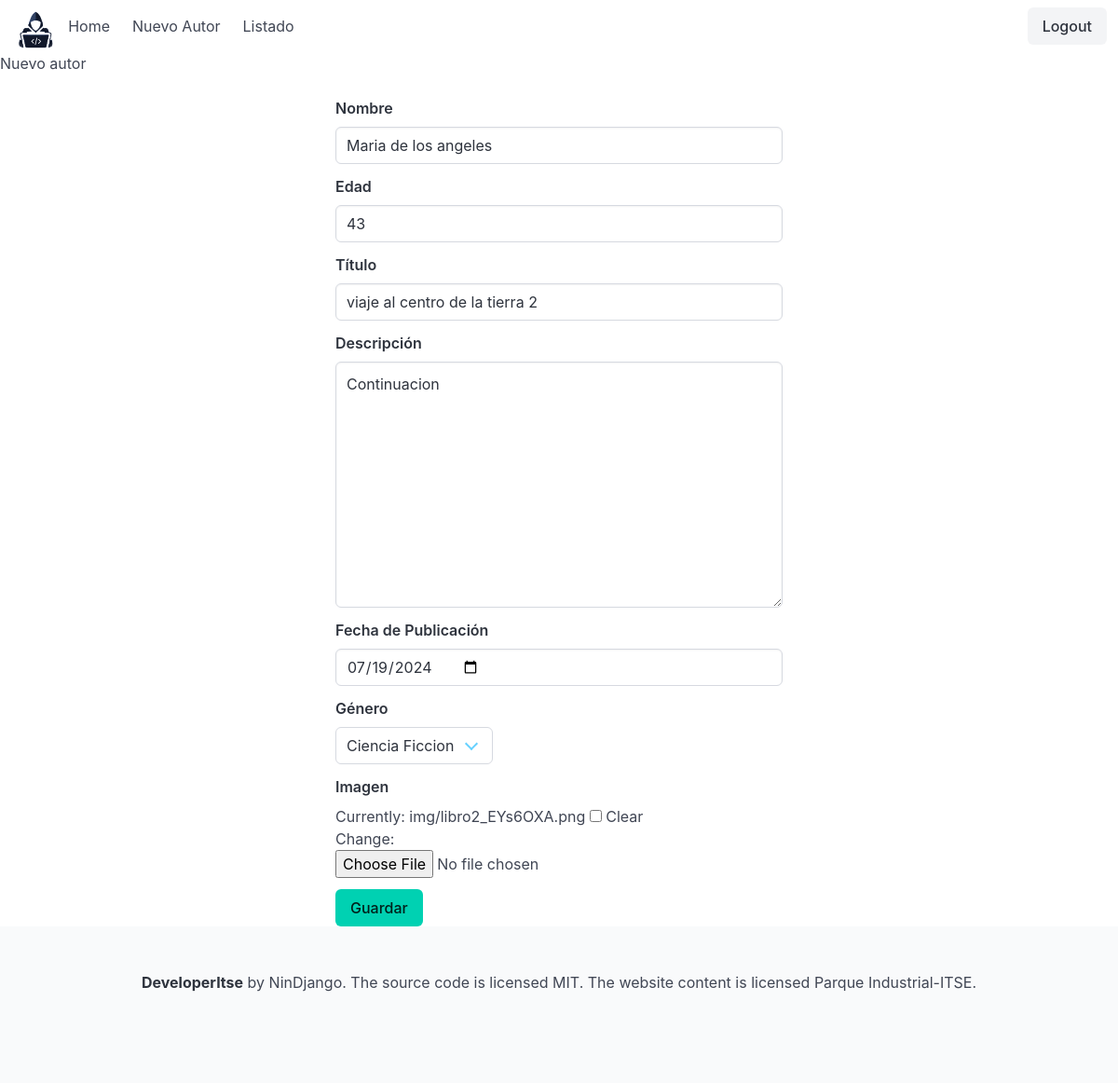
Screenshot of /editar_autor/11/16/ (signed in) with the database file from the repository.
### mi_app/models.py (models this page shows, shortened)
class Autor(models.Model):
    nombre = models.CharField(max_length=50, null=False, blank=False)
    edad = models.IntegerField()

class Libro(models.Model):
    titulo = models.CharField(max_length=50, null=False, blank=False)
    descripcion = models.TextField(null=False)
    fecha_publicacion = models.DateField()
    GENERO_CHOICES = [
        ('Terror', 'Terror'),
        ('Accion', 'Accion'),
        ('Ciencia Ficcion', 'Ciencia Ficcion'),
        ('Romance', 'Romance'),
        ('Comedia', 'Comedia')
    ]
    genero = models.CharField(choices=GENERO_CHOICES, max_length=40)
    imagen = models.ImageField(upload_to='img/', null=True, blank=True)
    autor = models.ForeignKey(Autor, on_delete=models.CASCADE, related_name='libro')

### mi_app/views.py (the view)
# urls.py: path('editar_autor/<int:autor_id>/<int:libro_id>/', login_required(views.editar_autor), name='editar_autor'),
def editar_autor(request, autor_id, libro_id):
    autor = get_object_or_404(Autor, id=autor_id)
    libro = get_object_or_404(Libro, id= libro_id)
    if request.method == 'POST':
        form_autor = AutorForm(request.POST, instance=autor)
        form_libro = LibroForm(request.POST, instance=libro)
        if form_libro.is_valid() and form_autor.is_valid():
            form_autor.save()
            form_libro.save()
            return redirect('listado')
    else:
        form_autor = AutorForm(instance=autor)
        form_libro = LibroForm(instance=libro)
    return render(request, 'editar_autor.html', {'form_autor': form_autor, 'form_libro': form_libro})

### mi_app/forms.py (shortened to what this page needs)
class AutorForm(forms.ModelForm):
    class Meta:
        model = Autor
        fields = ['nombre', 'edad']
        widgets = {
            'nombre': forms.TextInput(
                attrs={'class':'input'}
            ),
            'edad': forms.TextInput(
                attrs={'class':'input'}
            ),
        }

class LibroForm(forms.ModelForm):
    class Meta:
        model = Libro
        fields = ['titulo', 'descripcion', 'fecha_publicacion', 'genero', 'imagen']
        widgets = {
            'titulo': forms.TextInput(attrs={'class': 'input'}),
            'descripcion': forms.Textarea(attrs={'class': 'textarea'}),
            'fecha_publicacion': forms.DateInput(attrs={'class': 'input', 'type': 'date'}),
            'genero': forms.Select(attrs={'class': 'select'}),
            'imagen': forms.ClearableFileInput(attrs={'class': 'image'})
        }

### mi_app/templates/editar_autor.html (shortened to what this page needs)
{% extends 'layout/base.html'%}
{% block content %}
    {% include 'partials/navbar.html'%}
        <p>Nuevo autor</p>
        <br>
        <div style="width: 40%; margin: auto;">
            <form action="" method="post" enctype="multipart/form-data">
                <div class="field">
                    <label class="label" for="id_nombre">Nombre</label>
                    <div class="control">
                        {{ form_autor.nombre }}
                    </div>
                </div>
                <div class="field">
                    <label class="label" for="id_edad">Edad</label>
                    <div class="control">
                        {{ form_autor.edad }}
                    </div>
                </div>
                <div class="field">
                    <label class="label" for="id_titulo">Título</label>
                    <div class="control">
                        {{ form_libro.titulo }}
                    </div>
                </div>
                <div class="field">
                    <label class="label" for="id_descripcion">Descripción</label>
                    <div class="control">
                        {{ form_libro.descripcion }}
                    </div>
                </div>
                <div class="field">
                    <label class="label" for="id_fecha_publicacion">Fecha de Publicación</label>
                    <div class="control">
                        {{ form_libro.fecha_publicacion }}
                    </div>
                </div>
                <div class="field">
                    <label class="label" for="id_genero">Género</label>
                    <div class="control select is-info">
                        {{ form_libro.genero }}
                    </div>
                </div>
                <div class="field">
                    <label class="label" for="id_imagen">Imagen</label>
                    <div class="control">
                        {{ form_libro.imagen }}
                    </div>
                </div>
                <div class="control">
                    <button type="submit" class="button is-primary">Guardar</button>
                </div>
            </form>
        </div>
    {% include 'partials/footer.html'%}
{% endblock %}

### rows the page displays
Autor: nombre "Maria de los angeles", edad "43"
Libro: titulo "viaje al centro de la tierra 2", descripcion "Continuacion", fecha_publicacion "07/19/2024", genero "Ciencia Ficcion"
